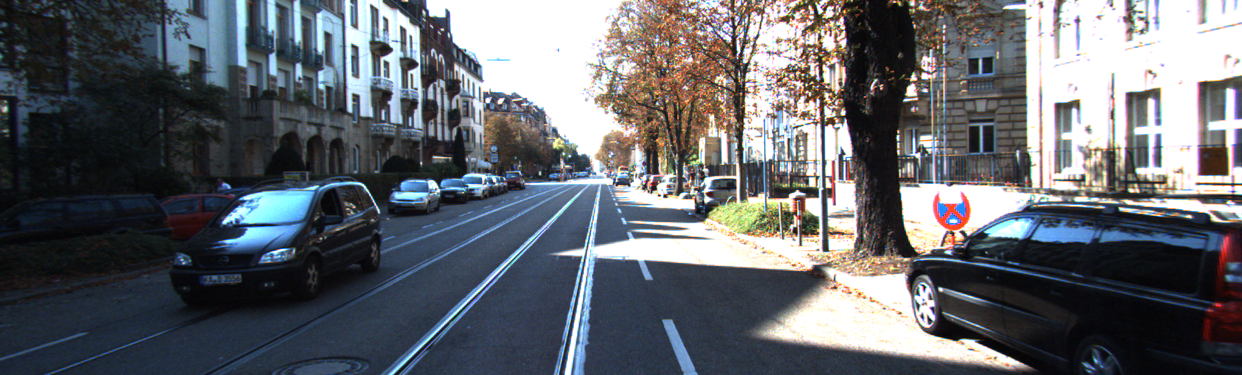
#> input picture SDR (ML sterovision)/data_scene_flow/training/image_2/000000_10.png, 1242 x 375 px; its folder holds 4 pictures in this run
$ python beginning.py
#> lines starting #> are read from the running program, lines starting #| are printed output that depends on the picture; after the words box and inside, x2 and y2 are one past the last pixel; in counts of white or black regions, pixels touching at a corner belong together; pictures that were not available may be replaced by others from this repository, and a replacement may not be noted
import cv2
import numpy as np
import matplotlib.pyplot as plt
import glob, os
import cv2.ximgproc as xip

# === CONFIG ===
DATA_ROOT = "data_scene_flow/training"
baseline_m = 0.54           # KITTI stereo baseline
focal_length_px = 721.5377  # KITTI calibration
bad_px_threshold = 3.0      # pixels
max_depth_clip = 30         # meters for visualization

# === Load image paths ===
left_dir  = os.path.join(DATA_ROOT, "image_2")
right_dir = os.path.join(DATA_ROOT, "image_3")
gt_dir    = os.path.join(DATA_ROOT, "disp_noc_0")

left_images  = sorted(glob.glob(os.path.join(left_dir, "*.png")))
right_images = sorted(glob.glob(os.path.join(right_dir, "*.png")))
gt_files     = sorted(glob.glob(os.path.join(gt_dir, "*.png")))

print(f"Found {len(left_images)} training pairs")

# === Stereo matcher setup ===
window_size = 9
numDisparities = 256  # must be multiple of 16
minDisparity = 0

left_matcher = cv2.StereoSGBM_create(
    minDisparity=minDisparity,
    numDisparities=numDisparities,
    blockSize=window_size,
    P1=8 * 3 * window_size ** 2,
    P2=32 * 3 * window_size ** 2,
    disp12MaxDiff=1,
    uniquenessRatio=5,
    speckleWindowSize=100,
    speckleRange=32
)
right_matcher = xip.createRightMatcher(left_matcher)

# WLS filter for smooth disparity
wls_filter = xip.createDisparityWLSFilter(matcher_left=left_matcher)
wls_filter.setLambda(8000.0)
wls_filter.setSigmaColor(1.5)

# === Helper functions ===
def load_ground_truth_disp(path):
    disp_gt = cv2.imread(path, cv2.IMREAD_UNCHANGED).astype(np.float32) / 256.0
    disp_gt[disp_gt <= 0] = np.nan
    return disp_gt

def evaluate_disparity(disp_pred, disp_gt):
    mask = ~np.isnan(disp_gt)
    valid_pred = disp_pred[mask]
    valid_gt = disp_gt[mask]
    error = valid_pred - valid_gt
    rmse = np.sqrt(np.nanmean(error**2))
    bad_px = np.mean(np.abs(error) > bad_px_threshold) * 100.0
    return rmse, bad_px

def disparity_to_depth(disp):
    """Convert disparity map to depth in meters."""
    with np.errstate(divide='ignore'):
        depth = focal_length_px * baseline_m / disp
        depth[disp <= 0] = np.nan
    return depth

# === Process first 3 image pairs ===
for left_path, right_path, gt_path in zip(left_images[:3], right_images[:3], gt_files[:3]):
    imgL = cv2.imread(left_path)
#> imgL is the input picture: shape (375, 1242, 3); mean B, G, R 107.6, 102.1, 98.9
    imgR = cv2.imread(right_path)

    clahe = cv2.createCLAHE(clipLimit=3.0, tileGridSize=(8,8))
    grayL = clahe.apply(cv2.cvtColor(imgL, cv2.COLOR_BGR2GRAY))
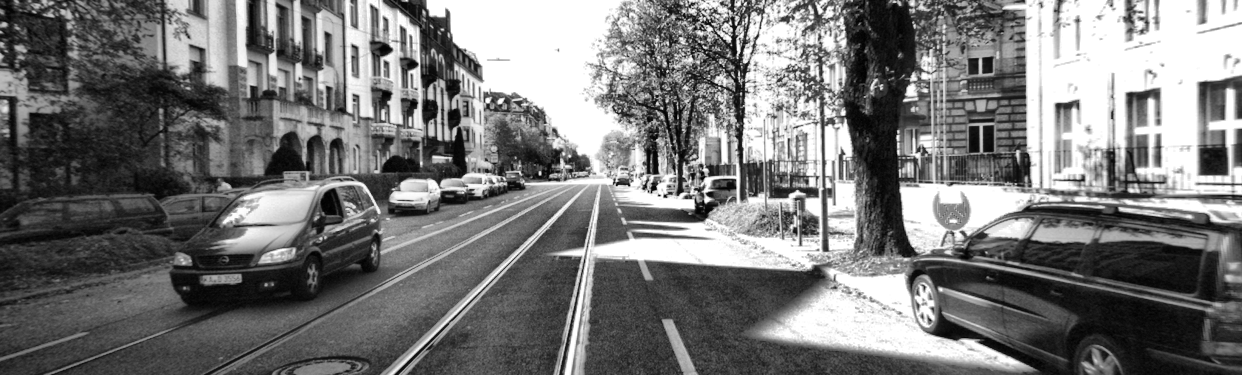
#> grayL: shape (375, 1242); min 1, max 255, mean 119.1
    grayR = clahe.apply(cv2.cvtColor(imgR, cv2.COLOR_BGR2GRAY))

    # --- Compute disparities ---
    disp_left = left_matcher.compute(grayL, grayR).astype(np.float32) / 16.0
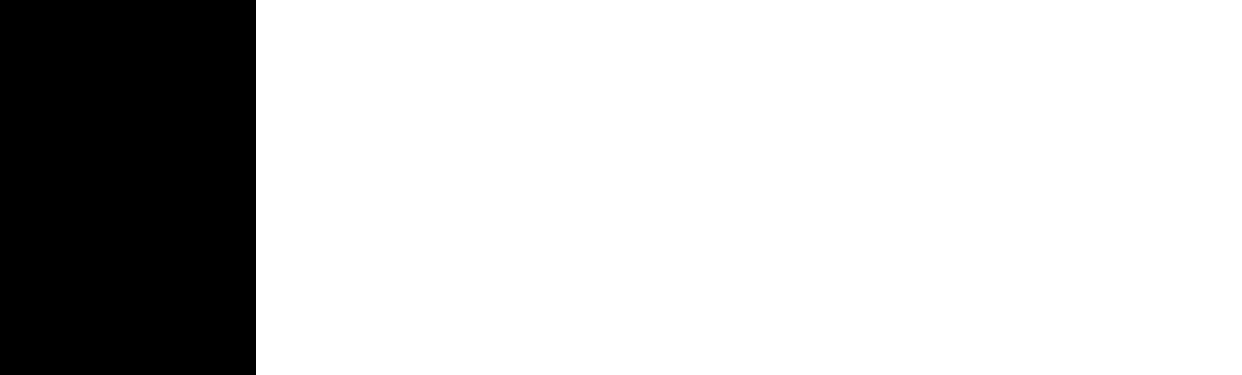
#> disp_left: shape (375, 1242) float32; values -1 (black) and 0 (white), 79.4% white; 1 black region, box (x1, y1, x2, y2) and area: (0, 0, 256, 375) 96000
    disp_right = right_matcher.compute(grayR, grayL).astype(np.float32) / 16.0
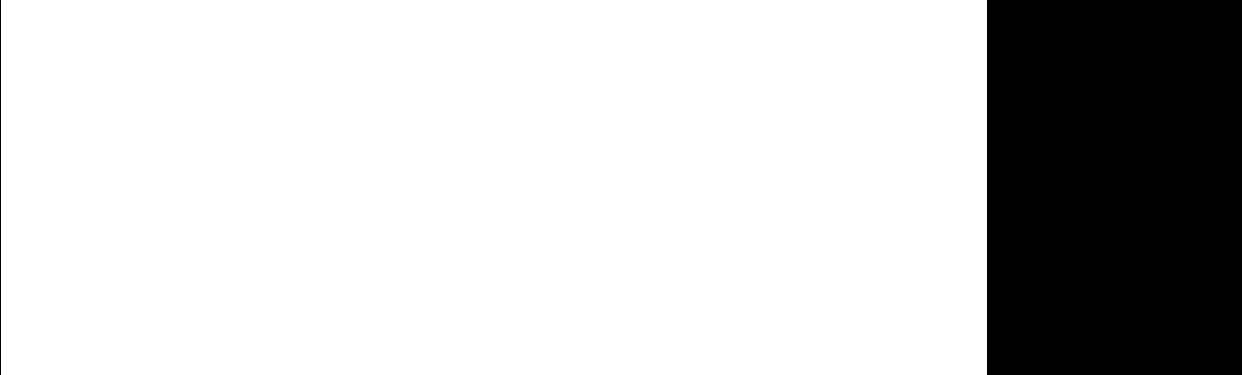
#> disp_right: shape (375, 1242) float32; values -256 (black) and 0 (white), 79.4% white; 2 black regions, box (x1, y1, x2, y2) and area: (987, 0, 1242, 375) 95625, (0, 0, 1, 375) 375
    filtered_disp = wls_filter.filter(disp_left, grayL, None, disp_right)
    disp_pred = np.where(filtered_disp > 0, filtered_disp, np.nan)
#> disp_pred: shape (375, 1242) float32; every value is NaN or infinite

    # --- Mask sky region (top 1/4) ---
    sky_cut = disp_pred.shape[0] // 4
#> sky_cut = 93
    disp_pred[:sky_cut, :] = np.nan

    # --- Convert to depth ---
    depth_map = disparity_to_depth(disp_pred)
    depth_vis = np.clip(depth_map, 0, max_depth_clip)

    # Auto-contrast
    valid = ~np.isnan(depth_vis)
#> valid: shape (375, 1242) bool; every value is 0
    if np.any(valid):
        vmin = np.nanmin(depth_vis[valid])
        vmax = np.nanmax(depth_vis[valid])
    else:
        vmin, vmax = 0, max_depth_clip

    # --- Edge detection to highlight small objects ---
    edges = cv2.Canny(grayL, 50, 150)
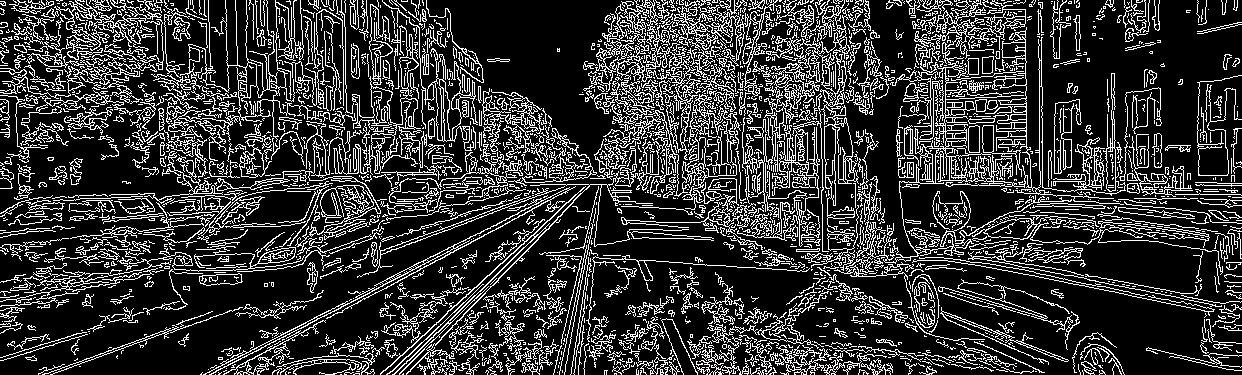
#> edges: shape (375, 1242); 21.1% white in thin lines or dots
    edges_normalized = edges / 255.0
#> edges_normalized: shape (375, 1242) float64; values 0 (black) and 1 (white), 21.1% white in thin lines or dots
    depth_edges = depth_vis * edges_normalized
#> depth_edges: shape (375, 1242) float64; every value is NaN or infinite
    # Optional: enhance contrast
    depth_edges = np.nan_to_num(depth_edges, nan=0.0)
#> depth_edges: shape (375, 1242) float64; every value is 0

    # --- Load ground truth ---
    disp_gt = load_ground_truth_disp(gt_path)
#> in load_ground_truth_disp, `disp_gt[disp_gt <= 0] = np.nan`: disp_gt: shape (375, 1242, 3) float32; 0.01% of the values are NaN or infinite; the others: min 0.00391, max 0.996, mean 0.402

    # --- Evaluate ---
    rmse, bad_px = evaluate_disparity(disp_pred, disp_gt)
#> in evaluate_disparity, `mask = ~np.isnan(disp_gt)`:
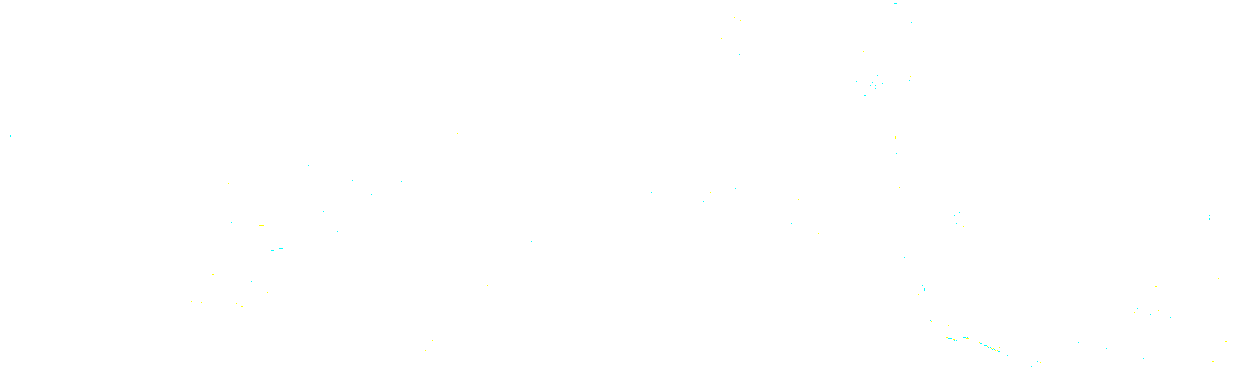
#> mask: shape (375, 1242, 3) bool; mean B, G, R 1, 1, 1
#> (the run stopped early here; a loop or call above may not have finished)
